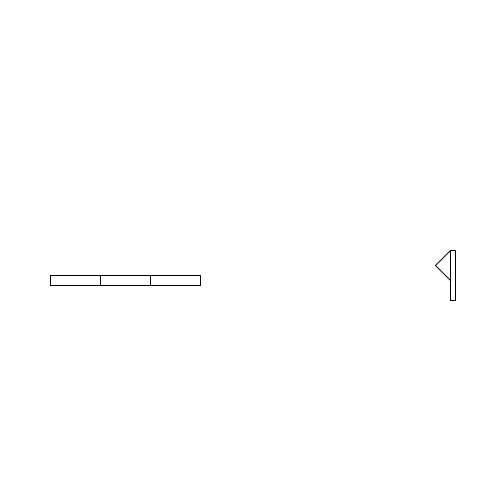
Frame 1 (no input)
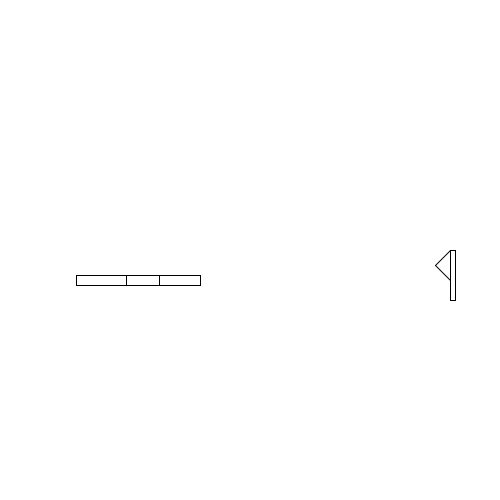
Frame 60 (the mouse pressed at the canvas centre just before this capture)
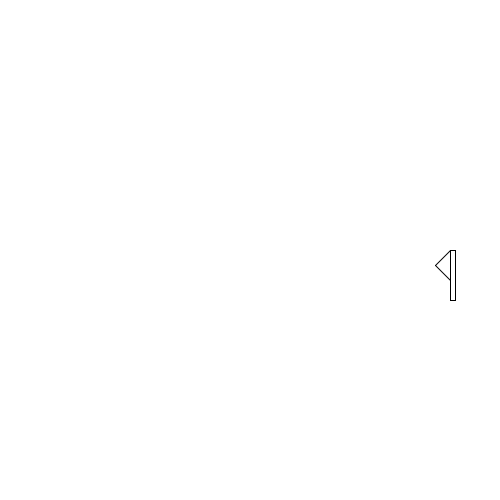
Frame 120 (the mouse held since frame 60 and released just before this capture)

The Processing sketch that drew these frames (run headless with seeded random() and noise(); from frame 60 on, the mouse is pressed at the canvas centre):

// Processing sketch: processing_163978
// ── processing_163978.pde

int margen = 50;
int xo =50;
int yo = 275;
int wo =50;
int ho=10;
int nseg = 3;
int d0, d1, d2;
int i =0;
int c = 25;
int j =0;
int k, h =0;

void setup(){
  size(500, 500);
   d0 = xo;
   d1 = d0 +50;
   d2 = d1+ 50;
 
 banderita(width-margen,height/2);
 frameRate(10);

}

void draw (){

  background(255);
   banderita(width-margen,height/2);
  if (i<=c){
 

     segmento ( d0+i, yo, wo-i,ho);
     segmento ( d1, yo, wo,ho);
     segmento ( d2, yo, wo,ho);
     i++;
  }

   if (j<=c && i>c)
  {
    segmento ( d0+i, yo, wo-i+j,ho);
    segmento ( d1+j, yo, wo-j,ho);
    segmento ( d2, yo, wo,ho);
    j++;
  }
 
 
     if (k<=c && j>c)
  {
    segmento ( d0+i, yo, wo-i+j,ho);
    segmento ( d1+j, yo, wo-j+k,ho);
    segmento ( d2+k, yo, wo-k,ho);
    k++;
  }
 
  if (h<=c && k>c)
  {
    segmento ( d0+i, yo, wo-i+j,ho);
    segmento ( d1+j, yo, wo-j+k,ho);
    segmento ( d2+k, yo, wo-k+h,ho);
    h++;
  }
}

void banderita (int xi, int yi){
 
  rect(xi,yi,5,50);
  line(xi-15,yi+15,xi,yi+30);
  line(xi-15,yi+15,xi,yi);  
}

void segmento(int xi, int yi, int ancho, int alto) {
 
  rect(xi,yi,ancho,alto);
 
 }
